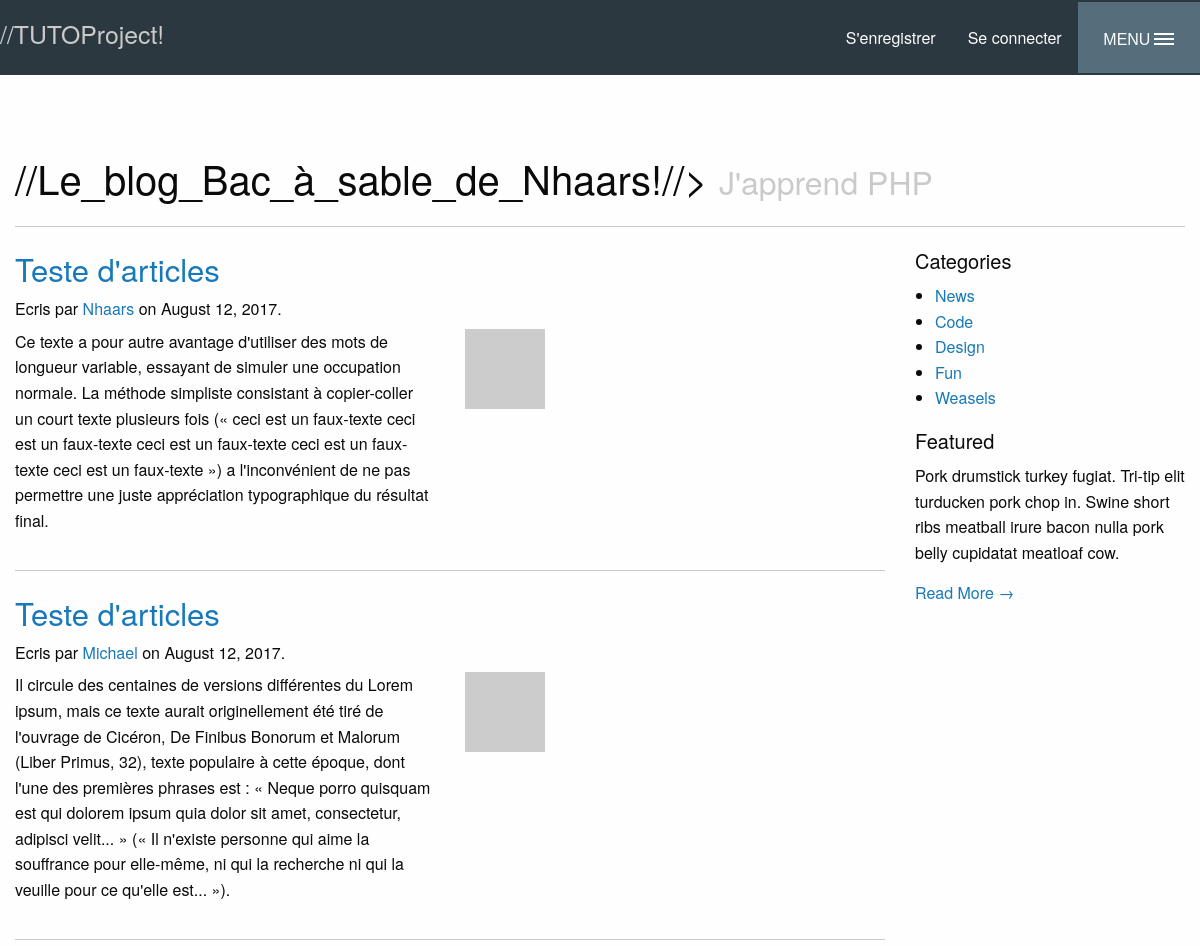
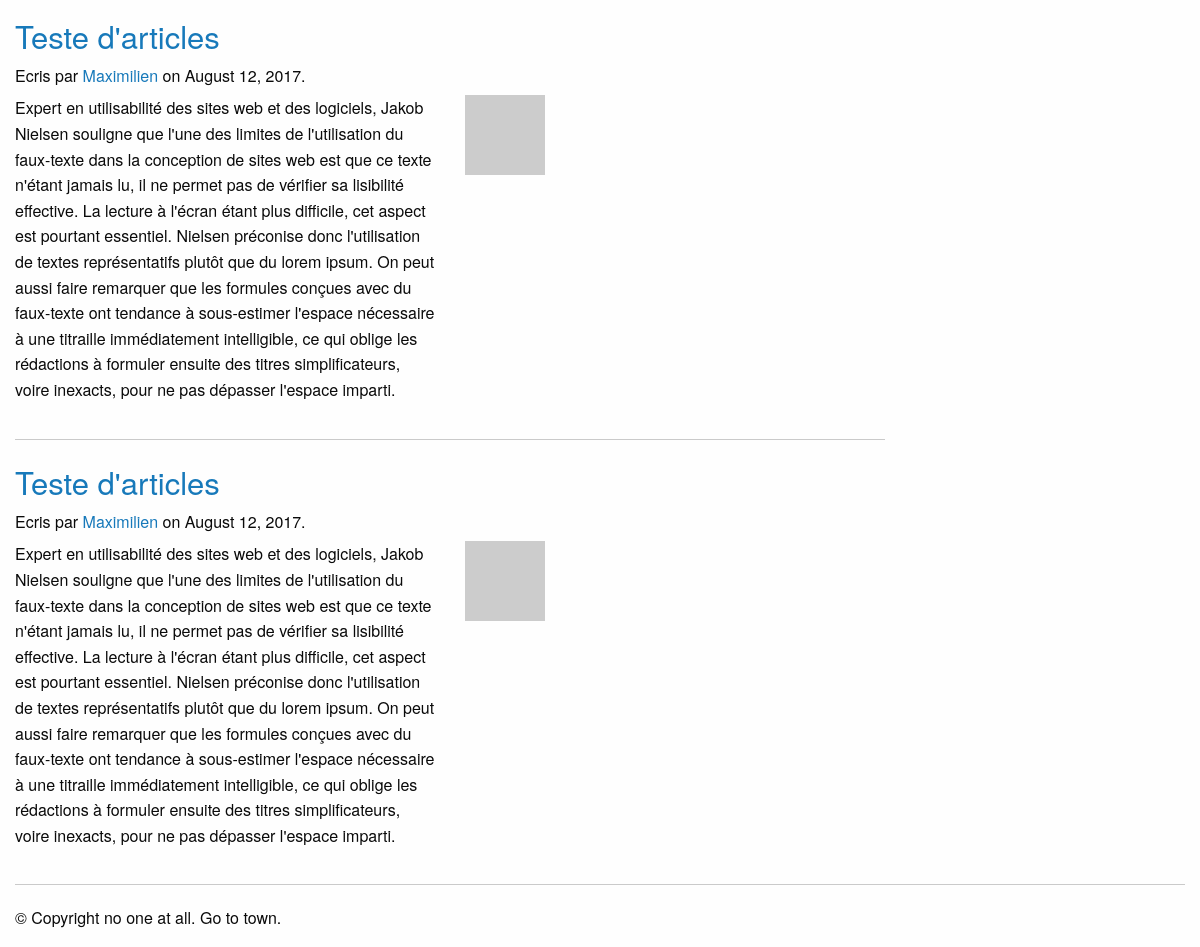
The page / on the database its author committed (2 pictures, top to bottom).
### tables this page shows
CREATE TABLE `Texte` (
  `id` int(11) NOT NULL,
  `auteurs` varchar(255) NOT NULL,
  `contend` text NOT NULL
);

### index.php (the view, shortened to what this page needs)
<?php include_once 'ressource/PDO.php'; ?>
<?php require_once 'require/menu.php' ?>
<?php
  $query = $pdo->query("SELECT * FROM Texte WHERE id=1");
    $resultats1 = $query->fetch();
    $query = $pdo->query("SELECT * FROM Texte WHERE id=2");
      $resultats2 = $query->fetch();
      $query = $pdo->query("SELECT * FROM Texte WHERE id=3");
        $resultats3 = $query->fetch();
?>
<!doctype html>
<html class="no-js" lang="fr" dir="ltr">
  <head>
    <link rel="stylesheet" href="css/foundation.css">
    <link rel="stylesheet" href="css/app.css">
  </head>
  <body>
<div class="row">
<div class="large-12 columns">
<h2>//Le_blog_Bac_à_sable_de_Nhaars!//> <small>J'apprend PHP</small></h2>
<hr/>
</div>
</div>
<div class="row">
  <div class="large-9 columns" role="content">
    <article>
      <h3><a href="#">Teste d'articles</a></h3>
      <h6>Ecris par <a href="#"><?php echo $resultats1['auteurs']; ?></a> on August 12, 2017.</h6>
      <div class="row">
        <div class="large-6 columns">
          <p><?php echo $resultats1['contend']; ?></p>
        </div>
          <div class="large-6 columns">
            <img src="https://placehold.it/400x240&text=[img]"/>
          </div>
        </div>
      </article>
<hr/>
  <article>
    <h3><a href="#">Teste d'articles</a></h3>
    <h6>Ecris par <a href="#"><?php echo $resultats2['auteurs']; ?></a> on August 12, 2017.</h6>
    <div class="row">
      <div class="large-6 columns">
        <p><?php echo $resultats2['contend']; ?></p>
      </div>
        <div class="large-6 columns">
          <img src="https://placehold.it/400x240&text=[img]"/>
        </div>
      </div>
    </article>
<hr/>
    <article>
      <h3><a href="#">Teste d'articles</a></h3>
      <h6>Ecris par <a href="#"><?php echo $resultats3['auteurs']; ?></a> on August 12, 2017.</h6>
      <div class="row">
        <div class="large-6 columns">
          <p><?php echo $resultats3['contend']; ?></p>
        </div>
          <div class="large-6 columns">
            <img src="https://placehold.it/400x240&text=[img]"/>
          </div>
        </div>
      </article>
<hr/>
      <article>
        <h3><a href="#">Teste d'articles</a></h3>
        <h6>Ecris par <a href="#"><?php echo $resultats3['auteurs']; ?></a> on August 12, 2017.</h6>
        <div class="row">
          <div class="large-6 columns">
            <p><?php echo $resultats3['contend']; ?></p>
          </div>
            <div class="large-6 columns">
              <img src="https://placehold.it/400x240&text=[img]"/>
            </div>
          </div>
        </article>
</div>
<aside class="large-3 columns">
<h5>Categories</h5>
<ul class="side-nav">
<li><a href="#">News</a></li>
<li><a href="#">Code</a></li>
<li><a href="#">Design</a></li>
<li><a href="#">Fun</a></li>
<li><a href="#">Weasels</a></li>
</ul>
<div class="panel">
<h5>Featured</h5>
<p>Pork drumstick turkey fugiat. Tri-tip elit turducken pork chop in. Swine short ribs meatball irure bacon nulla pork belly cupidatat meatloaf cow.</p>
<a href="#">Read More &rarr;</a>
</div>
</aside>
</div>
<footer class="row">
<div class="large-12 columns">
<hr/>
<div class="row">
<div class="large-6 columns">
<p>&copy; Copyright no one at all. Go to town.</p>
</div>
</div>
</div>
</footer>
  </body>
</html>

### require/menu.php (shortened to what this page needs)
<link rel="stylesheet" href="css/app.css">
<div class="off-canvas-content" data-off-canvas-content>
  <div class="nav-bar">
      <div class="nav-bar-left">
        <h3><small>//TUTOProject!</small></h3>
      </div>
      <div class="nav-bar-right">
        <ul class="menu">
          <li class="hide-for-small-only"><a href="inscription.php">S'enregistrer</a></li>
          <li class="hide-for-small-only"><a href="#">Se connecter</a></li>
          <li>
          <li>
            <button class="offcanvas-trigger" type="button" data-open="offCanvasRight">
              <span class="offcanvas-trigger-text hide-for-small-only">Menu</span>
              <div class="hamburger">
                <span class="line"></span>
                <span class="line"></span>
                <span class="line"></span>
              </div>
            </button>
          </li>
        </ul>
    </div>
  </div>
 </div>

### css/app.css (style rules this page uses)
.nav-bar { display: -webkit-flex; display: -ms-flexbox; display: flex; -webkit-justify-content: space-between; -ms-flex-pack: justify; justify-content: space-between; -webkit-align-items: center; -ms-flex-align: center; align-items: center; background: #2c3840; height: 75px; margin-bottom: 75px; }
.nav-bar li { background: #2c3840; }
.nav-bar a { color: #fefefe; transition: color 0.2s ease-in; }
.nav-bar .offcanvas-trigger { display: -webkit-flex; display: -ms-flexbox; display: flex; -webkit-align-items: center; -ms-flex-align: center; align-items: center; -webkit-justify-content: center; -ms-flex-pack: center; justify-content: center; padding: 1.6rem; color: #fefefe; text-transform: uppercase; background-color: #566d7c; transition: background-color 0.2s ease-in; cursor: pointer; }
.nav-bar .offcanvas-trigger .offcanvas-trigger-text { margin-right: 0.25rem; margin-top: 0.25rem; }
.hamburger .line { width: 20px; height: 2px; background-color: #fefefe; display: block; margin: 3px auto; transition: all 0.3s ease-in-out; }
.hamburger .line:last-child { margin-bottom: 0; }

### rows shown on the page
texte: auteurs "Nhaars", contend "Ce texte a pour autre avantage d'utiliser des mots de longueur variable, essayant de simuler une occupation normale. La méthode simpliste consistant à copier-coller un court texte plusieurs fois (« ceci est un faux-texte ceci est un faux-texte ceci est un faux-texte ceci est un faux-texte ceci est un faux-texte ») a l'inconvénient de ne pas permettre une juste appréciation typographique du résultat final."
texte: auteurs "Michael", contend "Il circule des centaines de versions différentes du Lorem ipsum, mais ce texte aurait originellement été tiré de l'ouvrage de Cicéron, De Finibus Bonorum et Malorum (Liber Primus, 32), texte populaire à cette époque, dont l'une des premières phrases est : « Neque porro quisquam est qui dolorem ipsum quia dolor sit amet, consectetur, adipisci velit... » (« Il n'existe personne qui aime la souffrance pour elle-même, ni qui la recherche ni qui la veuille pour ce qu'elle est... »)."
texte: auteurs "Maximilien", contend "Expert en utilisabilité des sites web et des logiciels, Jakob Nielsen souligne que l'une des limites de l'utilisation du faux-texte dans la conception de sites web est que ce texte n'étant jamais lu, il ne permet pas de vérifier sa lisibilité effective. La lecture à l'écran étant plus difficile, cet aspect est pourtant essentiel. Nielsen préconise donc l'utilisation de textes représentatifs plutôt que du lorem ipsum. On peut aussi faire remarquer que les formules conçues avec du faux-texte ont tendance à sous-estimer l'espace nécessaire à une titraille immédiatement intelligible, ce qui oblige les rédactions à formuler ensuite des titres simplificateurs, voire inexacts, pour ne pas dépasser…"
